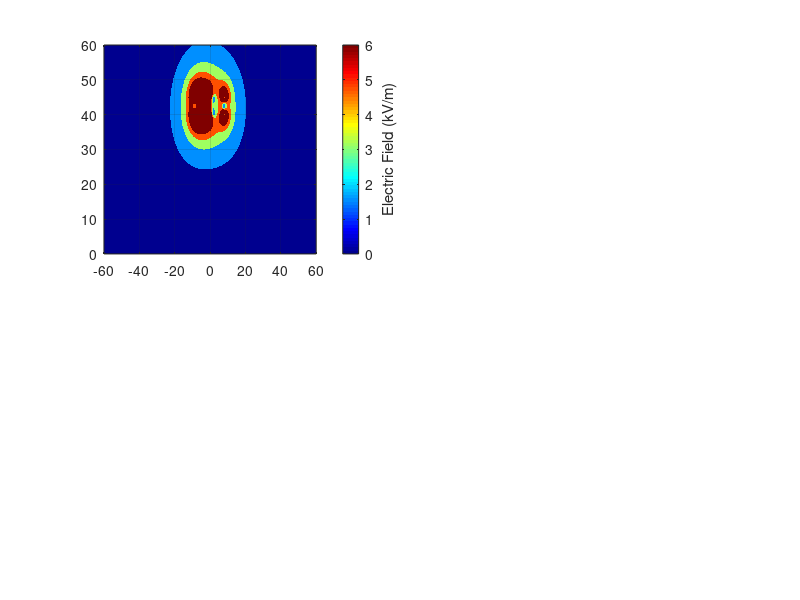

This figure's MATLAB source: (Note: this script raises an error after producing the figure.)

clear all; close all; clc;


% Electrical Parameters
V_line = 400e3;                      % Line voltage (V) - 400 kV
V_phase = V_line / sqrt(3);          % Phase voltage (V)
I_phase = 1000;                      % Phase current (A)
frequency = 50;                      % Frequency (Hz)
omega = 2 * pi * frequency;          % Angular frequency (rad/s)\

% Physical Constants
eps_0 = 8.854e-12;                   % Permittivity of free space (F/m)
mu_0 = 4 * pi * 1e-7;                % Permeability of free space (H/m)

% Tower and Conductor Geometry (400 kV Double Circuit Tower)
tower_height = 50;                   % Tower height (m)
tower_base_width = 12;               % Tower base width (m)
tower_top_width = 3;                 % Tower top width (m)

% Conductor positions (x, y coordinates in meters)
h_conductor = 45;                    % Conductor height above ground (m)
h_lower = 40;                        % Lower cross-arm height (m)
h_upper = 45;                        % Upper cross-arm height (m)

% Phase conductor positions (Double circuit - vertical configuration)
spacing_horizontal = 8;              % Horizontal spacing (m)

% Upper cross-arm conductors (Circuit 1)
x_a1 = -spacing_horizontal; y_a1 = h_upper;      % Phase A - Circuit 1
x_b1 = 0;                   y_b1 = h_upper;      % Phase B - Circuit 1
x_c1 = spacing_horizontal;  y_c1 = h_upper;      % Phase C - Circuit 1

% Lower cross-arm conductors (Circuit 2)
x_a2 = -spacing_horizontal; y_a2 = h_lower;      % Phase A - Circuit 2
x_b2 = 0;                   y_b2 = h_lower;      % Phase B - Circuit 2
x_c2 = spacing_horizontal;  y_c2 = h_lower;      % Phase C - Circuit 2

r_conductor = 0.015;                 % Conductor radius (m)

% Ground wire position
h_ground_wire = tower_height;        % Ground wire at tower top (m)
x_ground_wire = 0;                   % Center position (m)



% Define calculation grid
x_min = -60; x_max = 60;             % Horizontal range (m)
y_min = 0; y_max = 60;               % Vertical range (m)
grid_spacing = 1;                    % Grid spacing (m)

x_range = x_min:grid_spacing:x_max;
y_range = y_min:grid_spacing:y_max;
[X, Y] = meshgrid(x_range, y_range);

% Initialize field arrays
E_x = zeros(size(X));
E_y = zeros(size(Y));
B_x = zeros(size(X));
B_y = zeros(size(Y));


fprintf('Calculating Electric Field...\n');

% Phase voltages at time t = 0 (instantaneous values)
V_a = V_phase * cos(0);              % Phase A at 0 degrees
V_b = V_phase * cos(-2*pi/3);        % Phase B at -120 degrees
V_c = V_phase * cos(2*pi/3);         % Phase C at 120 degrees

% Simplified charge calculation (line charge density)
% For infinite line charge: C ≈ 2*pi*eps_0 / ln(2h/r)
q_a1 = V_a * 2*pi*eps_0 / log(2*y_a1/r_conductor);
q_b1 = V_b * 2*pi*eps_0 / log(2*y_b1/r_conductor);
q_c1 = V_c * 2*pi*eps_0 / log(2*y_c1/r_conductor);

q_a2 = V_a * 2*pi*eps_0 / log(2*y_a2/r_conductor);
q_b2 = V_b * 2*pi*eps_0 / log(2*y_b2/r_conductor);
q_c2 = V_c * 2*pi*eps_0 / log(2*y_c2/r_conductor);

% Calculate electric field from each conductor and its image
for i = 1:numel(X)
    x_point = X(i);
    y_point = Y(i);
    
    min_dist = 0.5;     % Minimum distance threshold (m)
    
    % Circuit 1 - Phase A
    r_a1 = sqrt((x_point - x_a1)^2 + (y_point - y_a1)^2);
    r_a1_img = sqrt((x_point - x_a1)^2 + (y_point + y_a1)^2);
    if r_a1 > min_dist
        E_x(i) = E_x(i) + q_a1/(2*pi*eps_0) * ((x_point - x_a1)/r_a1^2 - (x_point - x_a1)/r_a1_img^2);
        E_y(i) = E_y(i) + q_a1/(2*pi*eps_0) * ((y_point - y_a1)/r_a1^2 - (y_point + y_a1)/r_a1_img^2);
    end
    
    % Circuit 1 - Phase B
    r_b1 = sqrt((x_point - x_b1)^2 + (y_point - y_b1)^2);
    r_b1_img = sqrt((x_point - x_b1)^2 + (y_point + y_b1)^2);
    if r_b1 > min_dist
        E_x(i) = E_x(i) + q_b1/(2*pi*eps_0) * ((x_point - x_b1)/r_b1^2 - (x_point - x_b1)/r_b1_img^2);
        E_y(i) = E_y(i) + q_b1/(2*pi*eps_0) * ((y_point - y_b1)/r_b1^2 - (y_point + y_b1)/r_b1_img^2);
    end
    
    % Circuit 1 - Phase C
    r_c1 = sqrt((x_point - x_c1)^2 + (y_point - y_c1)^2);
    r_c1_img = sqrt((x_point - x_c1)^2 + (y_point + y_c1)^2);
    if r_c1 > min_dist
        E_x(i) = E_x(i) + q_c1/(2*pi*eps_0) * ((x_point - x_c1)/r_c1^2 - (x_point - x_c1)/r_c1_img^2);
        E_y(i) = E_y(i) + q_c1/(2*pi*eps_0) * ((y_point - y_c1)/r_c1^2 - (y_point + y_c1)/r_c1_img^2);
    end
    
    % Circuit 2 - Phase A
    r_a2 = sqrt((x_point - x_a2)^2 + (y_point - y_a2)^2);
    r_a2_img = sqrt((x_point - x_a2)^2 + (y_point + y_a2)^2);
    if r_a2 > min_dist
        E_x(i) = E_x(i) + q_a2/(2*pi*eps_0) * ((x_point - x_a2)/r_a2^2 - (x_point - x_a2)/r_a2_img^2);
        E_y(i) = E_y(i) + q_a2/(2*pi*eps_0) * ((y_point - y_a2)/r_a2^2 - (y_point + y_a2)/r_a2_img^2);
    end
    
    % Circuit 2 - Phase B
    r_b2 = sqrt((x_point - x_b2)^2 + (y_point - y_b2)^2);
    r_b2_img = sqrt((x_point - x_b2)^2 + (y_point + y_b2)^2);
    if r_b2 > min_dist
        E_x(i) = E_x(i) + q_b2/(2*pi*eps_0) * ((x_point - x_b2)/r_b2^2 - (x_point - x_b2)/r_b2_img^2);
        E_y(i) = E_y(i) + q_b2/(2*pi*eps_0) * ((y_point - y_b2)/r_b2^2 - (y_point + y_b2)/r_b2_img^2);
    end
    
    % Circuit 2 - Phase C
    r_c2 = sqrt((x_point - x_c2)^2 + (y_point - y_c2)^2);
    r_c2_img = sqrt((x_point - x_c2)^2 + (y_point + y_c2)^2);
    if r_c2 > min_dist
        E_x(i) = E_x(i) + q_c2/(2*pi*eps_0) * ((x_point - x_c2)/r_c2^2 - (x_point - x_c2)/r_c2_img^2);
        E_y(i) = E_y(i) + q_c2/(2*pi*eps_0) * ((y_point - y_c2)/r_c2^2 - (y_point + y_c2)/r_c2_img^2);
    end
end

% Calculate electric field magnitude
E_magnitude = sqrt(E_x.^2 + E_y.^2);
E_kV_per_m = E_magnitude / 1000;     % Convert to kV/m

fprintf('Electric Field Calculation Complete.\n');
fprintf('Maximum Electric Field: %.2f kV/m\n', max(E_kV_per_m(:)));


fprintf('Calculating Magnetic Field...\n');

% Phase currents at time t = 0 (instantaneous values)
I_a = I_phase * cos(0);              % Phase A at 0 degrees
I_b = I_phase * cos(-2*pi/3);        % Phase B at -120 degrees
I_c = I_phase * cos(2*pi/3);         % Phase C at 120 degrees

% Calculate magnetic field from each conductor
for i = 1:numel(X)
    x_point = X(i);
    y_point = Y(i);
    
    min_dist = 0.5; % Minimum distance threshold (m)
    
    % Circuit 1 - Phase A
    r_a1 = sqrt((x_point - x_a1)^2 + (y_point - y_a1)^2);
    if r_a1 > min_dist
        B_mag_a1 = mu_0 * abs(I_a) / (2*pi*r_a1);
        B_x(i) = B_x(i) + B_mag_a1 * (-(y_point - y_a1)/r_a1) * sign(I_a);
        B_y(i) = B_y(i) + B_mag_a1 * ((x_point - x_a1)/r_a1) * sign(I_a);
    end
    
    % Circuit 1 - Phase B
    r_b1 = sqrt((x_point - x_b1)^2 + (y_point - y_b1)^2);
    if r_b1 > min_dist
        B_mag_b1 = mu_0 * abs(I_b) / (2*pi*r_b1);
        B_x(i) = B_x(i) + B_mag_b1 * (-(y_point - y_b1)/r_b1) * sign(I_b);
        B_y(i) = B_y(i) + B_mag_b1 * ((x_point - x_b1)/r_b1) * sign(I_b);
    end
    
    % Circuit 1 - Phase C
    r_c1 = sqrt((x_point - x_c1)^2 + (y_point - y_c1)^2);
    if r_c1 > min_dist
        B_mag_c1 = mu_0 * abs(I_c) / (2*pi*r_c1);
        B_x(i) = B_x(i) + B_mag_c1 * (-(y_point - y_c1)/r_c1) * sign(I_c);
        B_y(i) = B_y(i) + B_mag_c1 * ((x_point - x_c1)/r_c1) * sign(I_c);
    end
    
    % Circuit 2 - Phase A
    r_a2 = sqrt((x_point - x_a2)^2 + (y_point - y_a2)^2);
    if r_a2 > min_dist
        B_mag_a2 = mu_0 * abs(I_a) / (2*pi*r_a2);
        B_x(i) = B_x(i) + B_mag_a2 * (-(y_point - y_a2)/r_a2) * sign(I_a);
        B_y(i) = B_y(i) + B_mag_a2 * ((x_point - x_a2)/r_a2) * sign(I_a);
    end
    
    % Circuit 2 - Phase B
    r_b2 = sqrt((x_point - x_b2)^2 + (y_point - y_b2)^2);
    if r_b2 > min_dist
        B_mag_b2 = mu_0 * abs(I_b) / (2*pi*r_b2);
        B_x(i) = B_x(i) + B_mag_b2 * (-(y_point - y_b2)/r_b2) * sign(I_b);
        B_y(i) = B_y(i) + B_mag_b2 * ((x_point - x_b2)/r_b2) * sign(I_b);
    end
    
    % Circuit 2 - Phase C
    r_c2 = sqrt((x_point - x_c2)^2 + (y_point - y_c2)^2);
    if r_c2 > min_dist
        B_mag_c2 = mu_0 * abs(I_c) / (2*pi*r_c2);
        B_x(i) = B_x(i) + B_mag_c2 * (-(y_point - y_c2)/r_c2) * sign(I_c);
        B_y(i) = B_y(i) + B_mag_c2 * ((x_point - x_c2)/r_c2) * sign(I_c);
    end
end

% Calculate magnetic flux density magnitude
B_magnitude = sqrt(B_x.^2 + B_y.^2);
B_microTesla = B_magnitude * 1e6;    % Convert to µT

fprintf('Magnetic Field Calculation Complete.\n');
fprintf('Maximum Magnetic Field: %.2f µT\n', max(B_microTesla(:)));


fprintf('Generating visualizations...\n');

% Create figure with subplots
figure('Position', [100, 100, 1400, 900]);


subplot(2,2,1);
hold on; grid on; box on;

% Plot electric field contour
contourf(X, Y, E_kV_per_m, 20, 'LineStyle', 'none');
colormap(gca, 'jet');
c1 = colorbar;
ylabel(c1, 'Electric Field (kV/m)', 'FontSize', 11);
caxis([0 min(6, max(E_kV_per_m(:)))]);

% Draw tower structure
draw_tower(tower_height, tower_base_width, tower_top_width, 'k', 2);

% Draw conductors
plot([x_a1, x_b1, x_c1], [y_a1, y_b1, y_c1], 'ro', 'MarkerSize', 8, ...
     'MarkerFaceColor', 'g', 'LineWidth', 2);
plot([x_a2, x_b2, x_c2], [y_a2, y_b2, y_c2], 'bo', 'MarkerSize', 8, ...
     'MarkerFaceColor', 'r', 'LineWidth', 2);
plot(x_ground_wire, h_ground_wire, 'ko', 'MarkerSize', 6, ...
     'MarkerFaceColor', 'k', 'LineWidth', 2);

% Add safety limit line
plot([x_min, x_max], [1, 1], 'w--', 'LineWidth', 2);
text(-55, 1.5, 'Human Height (1m)', 'Color', 'w', 'FontSize', 9, 'FontWeight', 'bold');

% Labels and formatting
xlabel('Horizontal Distance (m)', 'FontSize', 12);
ylabel('Height Above Ground (m)', 'FontSize', 12);
title('Electric Field Distribution (400kV Double Circuit)', 'FontSize', 13, 'FontWeight', 'bold');
xlim([x_min, x_max]);
ylim([y_min, y_max]);
legend('', 'Tower', 'Upper Circuit', 'Lower Circuit', 'Ground Wire', 'Location', 'northeast');

subplot(2,2,2);
hold on; grid on; box on;

% Plot magnetic field contour
contourf(X, Y, B_microTesla, 20, 'LineStyle', 'none');
colormap(gca, 'jet');
c2 = colorbar;
ylabel(c2, 'Magnetic Flux Density (µT)', 'FontSize', 11);
caxis([0 min(15, max(B_microTesla(:)))]);

% Draw tower structure
draw_tower(tower_height, tower_base_width, tower_top_width, 'k', 2);

% Draw conductors
plot([x_a1, x_b1, x_c1], [y_a1, y_b1, y_c1], 'ro', 'MarkerSize', 8, ...
     'MarkerFaceColor', 'g', 'LineWidth', 2);
plot([x_a2, x_b2, x_c2], [y_a2, y_b2, y_c2], 'bo', 'MarkerSize', 8, ...
     'MarkerFaceColor', 'r', 'LineWidth', 2);
plot(x_ground_wire, h_ground_wire, 'ko', 'MarkerSize', 6, ...
     'MarkerFaceColor', 'k', 'LineWidth', 2);

% Add safety limit line
plot([x_min, x_max], [1, 1], 'w--', 'LineWidth', 2);
text(-55, 1.5, 'Human Height (1m)', 'Color', 'w', 'FontSize', 9, 'FontWeight', 'bold');

% Labels and formatting
xlabel('Horizontal Distance (m)', 'FontSize', 12);
ylabel('Height Above Ground (m)', 'FontSize', 12);
title('Magnetic Field Distribution (400kV Double Circuit)', 'FontSize', 13, 'FontWeight', 'bold');
xlim([x_min, x_max]);
ylim([y_min, y_max]);
legend('', 'Tower', 'Upper Circuit', 'Lower Circuit', 'Ground Wire', 'Location', 'northeast');


subplot(2,2,3);
hold on; grid on; box on;

% Extract horizontal profile at 15 m height
y_profile = 15; % meters (human exposure height)
[~, y_idx] = min(abs(y_range - y_profile));
E_horizontal = E_kV_per_m(y_idx, :);
B_horizontal = B_microTesla(y_idx, :);

% Plot electric field
yyaxis left
plot(x_range, E_horizontal, 'b-', 'LineWidth', 2);
ylabel('Electric Field (kV/m)', 'FontSize', 11);
ylim([0 max(E_horizontal)*1.2]);
% ICNIRP safety limit
yline(5, 'b--', 'LineWidth', 1.5);
text(30, 5.3, 'ICNIRP Limit (5 kV/m)', 'Color', 'b', 'FontSize', 9);

% Plot magnetic field
yyaxis right
plot(x_range, B_horizontal, 'r-', 'LineWidth', 2);
ylabel('Magnetic Field (µT)', 'FontSize', 11);
ylim([0 max(B_horizontal)*1.2]);
% ICNIRP safety limit
yline(100, 'r--', 'LineWidth', 1.5);
text(30, 105, 'ICNIRP Limit (100 µT)', 'Color', 'g', 'FontSize', 9);

% Tower position indicator
xline(0, 'k:', 'LineWidth', 1.5);
text(0, max(B_horizontal)*0.5, 'Tower', 'FontSize', 9, 'Rotation', 90);

xlabel('Horizontal Distance from Tower Center (m)', 'FontSize', 12);
title('Field Strength at 15 m Above Ground (Horizontal Profile)', 'FontSize', 13, 'FontWeight', 'bold');
legend('Electric Field', 'Magnetic Field', 'Location', 'northeast');


subplot(2,2,4);
hold on; grid on; box on;

% Extract vertical profile at x = 0
x_profile = 0; % meters (tower center)
[~, x_idx] = min(abs(x_range - x_profile));
E_vertical = E_kV_per_m(:, x_idx);
B_vertical = B_microTesla(:, x_idx);

% Plot electric field
yyaxis left
plot(E_vertical, y_range, 'b-', 'LineWidth', 2);
xlabel('Electric Field (kV/m)', 'FontSize', 11);
xlim([0 max(E_vertical)*1.2]);
% ICNIRP safety limit
xline(5, 'b--', 'LineWidth', 1.5);

% Plot magnetic field
yyaxis right
plot(B_vertical, y_range, 'r-', 'LineWidth', 2);
xlabel('Magnetic Field (µT)', 'FontSize', 11);
xlim([0 max(B_vertical)*1.2]);
% ICNIRP safety limit
xline(100, 'r--', 'LineWidth', 1.5);

% Conductor height indicators
yline(h_lower, 'b:', 'LineWidth', 1);
text(max(B_vertical)*0.3, h_lower+1, 'Lower Conductors', 'FontSize', 9);
yline(h_upper, 'r:', 'LineWidth', 1);
text(max(B_vertical)*0.3, h_upper+1, 'Upper Conductors', 'FontSize', 9);

ylabel('Height Above Ground (m)', 'FontSize', 12);
title('Field Strength at Tower Center (Vertical Profile)', 'FontSize', 13, 'FontWeight', 'bold');
legend('Electric Field', 'Magnetic Field', 'Location', 'northeast');
grid on;


fprintf('\n========================================\n');
fprintf('ELECTROMAGNETIC FIELD ANALYSIS RESULTS\n');
fprintf('========================================\n');
fprintf('Transmission Line: 400 kV Double Circuit\n');
fprintf('Tower Height: %.1f m\n', tower_height);
fprintf('Conductor Height (Upper): %.1f m\n', h_upper);
fprintf('Conductor Height (Lower): %.1f m\n', h_lower);
fprintf('Phase Current: %.0f A\n', I_phase);
fprintf('----------------------------------------\n');
fprintf('ELECTRIC FIELD:\n');
fprintf('  Maximum: %.2f kV/m\n', max(E_kV_per_m(:)));
fprintf('  At ground (center): %.2f kV/m\n', E_kV_per_m(1, round(length(x_range)/2)));
fprintf('  At 15m height (center): %.2f kV/m\n', E_horizontal(round(length(x_range)/2)));
fprintf('  ICNIRP Limit: 5.0 kV/m\n');
fprintf('----------------------------------------\n');
fprintf('MAGNETIC FIELD:\n');
fprintf('  Maximum: %.2f µT\n', max(B_microTesla(:)));
fprintf('  At ground (center): %.2f µT\n', B_microTesla(1, round(length(x_range)/2)));
fprintf('  At 15m height (center): %.2f µT\n', B_horizontal(round(length(x_range)/2)));
fprintf('  ICNIRP Limit: 100 µT\n');
fprintf('========================================\n\n');

fprintf('Program completed successfully.\n');
fprintf('All visualizations have been generated.\n');


function draw_tower(height, base_width, top_width, color, linewidth)
    % Draws a simplified 2D representation of a lattice transmission tower
    
    % Tower legs (tapered from base to top)
    base_half = base_width / 2;
    top_half = top_width / 2;
    
    % Left leg
    plot([-base_half, -top_half], [0, height], color, 'LineWidth', linewidth);
    % Right leg
    plot([base_half, top_half], [0, height], color, 'LineWidth', linewidth);
    
    % Cross bracing (X-pattern at multiple levels)
    num_sections = 5;
    for i = 0:(num_sections-1)
        h1 = i * height / num_sections;
        h2 = (i + 1) * height / num_sections;
        
        w1_left = -base_half + (base_half - top_half) * i / num_sections;
        w1_right = base_half - (base_half - top_half) * i / num_sections;
        w2_left = -base_half + (base_half - top_half) * (i+1) / num_sections;
        w2_right = base_half - (base_half - top_half) * (i+1) / num_sections;
        
        % Diagonal 1
        plot([w1_left, w2_right], [h1, h2], color, 'LineWidth', linewidth*0.6);
        % Diagonal 2
        plot([w1_right, w2_left], [h1, h2], color, 'LineWidth', linewidth*0.6);
        % Horizontal
        plot([w2_left, w2_right], [h2, h2], color, 'LineWidth', linewidth*0.6);
    end
    
    % Cross-arms (horizontal beams for conductors)
    arm_length = base_width * 1.2;
    
    % Upper cross-arm (around 90% height)
    h_upper_arm = 0.90 * height;
    plot([-arm_length/2, arm_length/2], [h_upper_arm, h_upper_arm], color, 'LineWidth', linewidth);
    
    % Lower cross-arm (around 80% height)
    h_lower_arm = 0.80 * height;
    plot([-arm_length/2, arm_length/2], [h_lower_arm, h_lower_arm], color, 'LineWidth', linewidth);
    
    % Top peak
    plot([0, 0], [height-2, height], color, 'LineWidth', linewidth*1.2);
end
